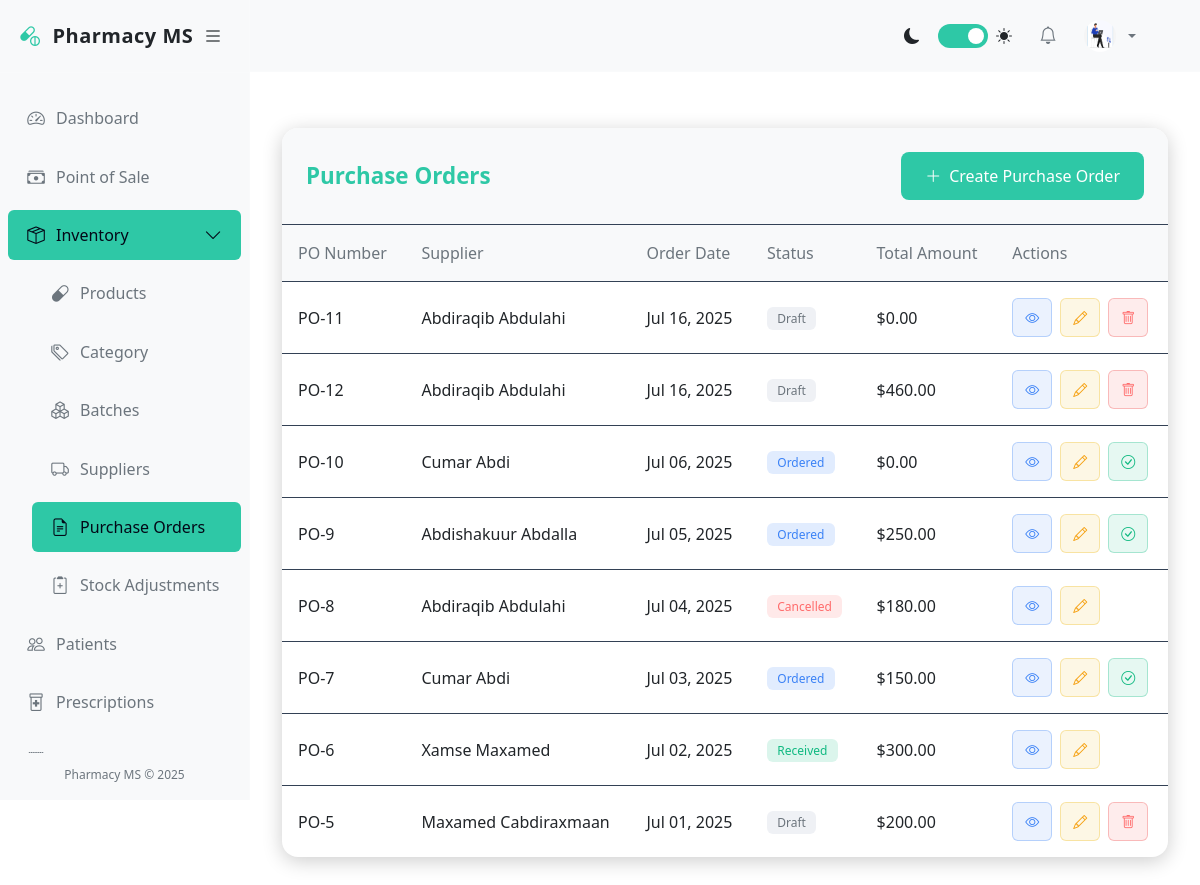
The app's page /pharmacy/purchase-orders/ (signed in) with its own data.
### accounts/models.py (models this page shows, shortened)
class User(AbstractUser):
    GENDER_CHOICES = (
        ('M', 'Male'),
        ('F', 'Female'),
        ('O', 'Other'),
    )
    ROLES = (
        ('admin', 'Administrator'),
        ('pharmacist', 'Pharmacist'),
        ('cashier', 'Cashier'),
        ('manager', 'Manager'),
        ('staff', 'Staff'),
    )
    role = models.CharField(max_length=20, choices=ROLES, default='staff')
    gender = models.CharField(max_length=1, choices=GENDER_CHOICES, blank=True, null=True)
    phone = models.CharField(max_length=20, blank=True, null=True)
    address = models.TextField(blank=True, null=True)
    date_of_birth = models.DateField(blank=True, null=True)
    hire_date = models.DateField(blank=True, null=True)
    profile_picture = models.ImageField(upload_to='profile_pics/', blank=True, null=True)
    is_active = models.BooleanField(default=True)

### pharmacy/models.py (models this page shows, shortened)
class PurchaseOrder(models.Model):
    STATUS_CHOICES = (
        ('draft', 'Draft'),
        ('ordered', 'Ordered'),
        ('received', 'Received'),
        ('cancelled', 'Cancelled'),
    )
    supplier = models.ForeignKey(Supplier, on_delete=models.CASCADE)
    order_date = models.DateField()
    expected_delivery_date = models.DateField(blank=True, null=True)
    status = models.CharField(max_length=20, choices=STATUS_CHOICES, default='draft')
    notes = models.TextField(blank=True, null=True)
    created_by = models.ForeignKey(User, on_delete=models.SET_NULL, null=True)
    created_at = models.DateTimeField(auto_now_add=True)
    updated_at = models.DateTimeField(auto_now=True)
    def total_amount(self):
        return sum(item.total_price() for item in self.items.all())
    class Meta:
        ordering = ['-order_date']

class Supplier(models.Model):
    STATUS_CHOICES = [
        ('ACTIVE', 'Active'),
        ('INACTIVE', 'Inactive'),
        ('ON_HOLD', 'On Hold'),
    ]
    name = models.CharField(max_length=100)
    contact_person = models.CharField(max_length=100)
    phone = models.CharField(max_length=20)
    email = models.EmailField(blank=True, null=True)
    address = models.TextField()
    tax_id = models.CharField(max_length=50, blank=True, null=True, verbose_name="Tax ID")
    credit_limit = models.DecimalField(
        max_digits=10,
        decimal_places=2,
        default=0,
        validators=[MinValueValidator(Decimal('0.00'))]
    )
    current_balance = models.DecimalField(
        max_digits=10,
        decimal_places=2,
        default=0
    )
    status = models.CharField(
        max_length=10,
        choices=STATUS_CHOICES,
        default='ACTIVE'
    )
    notes = models.TextField(blank=True, null=True)
    created_at = models.DateTimeField(auto_now_add=True)
    updated_at = models.DateTimeField(auto_now=True)
    class Meta:
        ordering = ['name']
        verbose_name = 'Supplier'
        verbose_name_plural = 'Suppliers'

class PurchaseOrderItem(models.Model):
    order = models.ForeignKey(PurchaseOrder, on_delete=models.CASCADE, related_name='items')
    product = models.ForeignKey(Product, on_delete=models.CASCADE)
    quantity = models.IntegerField(validators=[MinValueValidator(1)])
    unit_price = models.DecimalField(max_digits=10, decimal_places=2)
    received_quantity = models.IntegerField(default=0)
    created_at = models.DateTimeField(auto_now_add=True)
    updated_at = models.DateTimeField(auto_now=True)
    def total_price(self):
        return self.quantity * self.unit_price
    class Meta:
        ordering = ['order', 'product']

### pharmacy/views.py (the view)
# urls.py: path('purchase-orders/', views.purchase_order_list, name='purchase_order_list'),
@login_required
def purchase_order_list(request):
    orders = PurchaseOrder.objects.all()
    return render(request, 'pharmacy/purchase/purchase_order_list.html', {'orders': orders})

### pharmacy/templates/pharmacy/purchase/purchase_order_list.html (shortened to what this page needs)
{% extends 'base.html' %}
{% block content %}
<div class="product-list-container">
    <div class="product-list-header">
        <h1 class="product-list-title">Purchase Orders</h1>
        <a href="{% url 'purchase_order_create' %}" class="btn btn-primary">
            <i class="bi bi-plus-lg"></i> Create Purchase Order
        </a>
    </div>
    <table class="product-table">
        <thead>
            <tr>
                <th>PO Number</th>
                <th>Supplier</th>
                <th>Order Date</th>
                <th>Status</th>
                <th>Total Amount</th>
                <th>Actions</th>
            </tr>
        </thead>
        <tbody>
            {% for order in orders %}
            <tr>
                <td data-label="PO Number">PO-{{ order.id }}</td>
                <td data-label="Supplier">{{ order.supplier.name }}</td>
                <td data-label="Order Date">{{ order.order_date|date:"M d, Y" }}</td>
                <td data-label="Status">
                    <span class="badge
                        {% if order.status == 'draft' %}badge-draft
                        {% elif order.status == 'ordered' %}badge-ordered
                        {% elif order.status == 'received' %}badge-received
                        {% else %}badge-cancelled{% endif %}">
                        {{ order.get_status_display }}
                    </span>
                </td>
                <td data-label="Total Amount">${{ order.total_amount|floatformat:2 }}</td>
                <td data-label="Actions">
                    <div class="table-actions">
                        <a href="{% url 'purchase_order_detail' order.pk %}" class="btn btn-sm1 btn-view" title="View">
                            <i class="bi bi-eye"></i>
                        </a>
                        <a href="{% url 'purchase_order_update' order.pk %}" class="btn btn-sm1 btn-edit" title="Edit">
                            <i class="bi bi-pencil"></i>
                        </a>
                        {% if order.status == 'draft' %}
                        <a href="{% url 'purchase_order_delete' order.pk %}" class="btn btn-sm1 btn-delete" title="Delete">
                            <i class="bi bi-trash"></i>
                        </a>
                        {% endif %}
                        {% if order.status == 'ordered' %}
                        <a href="{% url 'purchase_order_receive' order.pk %}" class="btn btn-sm1 btn-receive" title="Receive">
                            <i class="bi bi-check-circle"></i>
                        </a>
                        {% endif %}
                    </div>
                </td>
            </tr>
            {% endfor %}
        </tbody>
    </table>
</div>
{% endblock %}

### pharmacy/templates/base.html (shortened to what this page needs)
<!DOCTYPE html>
<html lang="en">
<head>
    <link href="https://cdn.jsdelivr.net/npm/bootstrap@5.3.0/dist/css/bootstrap.min.css" rel="stylesheet">
    <link rel="stylesheet" href="https://cdn.jsdelivr.net/npm/bootstrap-icons@1.10.0/font/bootstrap-icons.css">
</head>
<body>
    <div class="d-flex">
        <div class="sidebar" id="sidebar">
            <div class="sidebar-header">
                <a href="{% url 'dashboard' %}" class="sidebar-brand">
                    <i class="bi bi-capsule-pill sidebar-brand-icon"></i>
                    <span id="sidebar-title">Pharmacy MS</span>
                </a>
                <button class="toggle-btn" id="toggle-sidebar">
                    <i class="bi bi-list"></i>
                </button>
            </div>
            <div class="px-2 py-3" style="height: calc(100% - 120px); overflow-y: auto;">
                <ul class="nav flex-column">
                    <li class="nav-item">
                        <a class="nav-link {% if request.resolver_match.url_name == 'dashboard' %}active{% endif %}"
                            href="{% url 'dashboard' %}">
                            <i class="bi bi-speedometer2"></i>
                            <span class="nav-link-text ms-2">Dashboard</span>
                        </a>
                    </li>
                    <li class="nav-item">
                        <a class="nav-link {% if 'pos' in request.resolver_match.url_name %}active{% endif %}"
                            href="{% url 'pos' %}">
                            <i class="bi bi-cash-stack"></i>
                            <span class="nav-link-text ms-2">Point of Sale</span>
                        </a>
                    </li>
                    <li class="nav-item">
                        <a class="nav-link {% if 'product' in request.resolver_match.url_name or 'batch' in request.resolver_match.url_name or 'supplier' in request.resolver_match.url_name or 'purchase_order' in request.resolver_match.url_name %}active{% endif %}"
                            data-bs-toggle="collapse" href="#inventoryCollapse">
                            <i class="bi bi-box-seam"></i>
                            <span class="nav-link-text ms-2">Inventory</span>
                            <i class="bi bi-chevron-down collapse-icon ms-auto"></i>
                        </a>
                        <div class="collapse {% if 'product' in request.resolver_match.url_name or 'batch' in request.resolver_match.url_name or 'supplier' in request.resolver_match.url_name or 'purchase_order' in request.resolver_match.url_name %}show{% endif %}"
                            id="inventoryCollapse">
                            <ul class="nav flex-column ps-4">
                                <li class="nav-item">
                                    <a class="nav-link {% if 'product' in request.resolver_match.url_name %}active{% endif %}"
                                        href="{% url 'product_list' %}">
                                        <i class="bi bi-capsule"></i>
                                        <span class="nav-link-text ms-2">Products</span>
                                    </a>
                                </li>
                                <li class="nav-item">
                                    <a class="nav-link {% if 'category' in request.resolver_match.url_name %}active{% endif %}"
                                        href="{% url 'category_list' %}">
                                        <i class="bi bi-tags"></i>
                                        <span class="nav-link-text ms-2">Category</span>
                                    </a>
                                </li>
                                <li class="nav-item">
                                    <a class="nav-link {% if 'batch' in request.resolver_match.url_name %}active{% endif %}"
                                        href="{% url 'batch_list' %}">
                                        <i class="bi bi-boxes"></i>
                                        <span class="nav-link-text ms-2">Batches</span>
                                    </a>
                                </li>
                                <li class="nav-item">
                                    <a class="nav-link {% if 'supplier' in request.resolver_match.url_name %}active{% endif %}"
                                        href="{% url 'supplier_list' %}">
                                        <i class="bi bi-truck"></i>
                                        <span class="nav-link-text ms-2">Suppliers</span>
                                    </a>
                                </li>
                                <li class="nav-item">
                                    <a class="nav-link {% if 'purchase_order' in request.resolver_match.url_name %}active{% endif %}"
                                        href="{% url 'purchase_order_list' %}">
                                        <i class="bi bi-file-earmark-text"></i>
                                        <span class="nav-link-text ms-2">Purchase Orders</span>
                                    </a>
                                </li>
                                <li class="nav-item">
                                    <a class="nav-link {% if 'stock_adjustment' in request.resolver_match.url_name %}active{% endif %}"
                                        href="{% url 'stock_adjustment_list' %}">
                                        <i class="bi bi-clipboard2-plus"></i>
                                        <span class="nav-link-text ms-2">Stock Adjustments</span>
                                    </a>
                                </li>
                            </ul>
                        </div>
                    </li>
                    <li class="nav-item">
                        <a class="nav-link {% if 'patient' in request.resolver_match.url_name %}active{% endif %}"
                            href="{% url 'patient_list' %}">
                            <i class="bi bi-people"></i>
                            <span class="nav-link-text ms-2">Patients</span>
                        </a>
                    </li>
                    <li class="nav-item">
                        <a class="nav-link {% if 'prescription' in request.resolver_match.url_name %}active{% endif %}"
                            href="{% url 'prescription_list' %}">
                            <i class="bi bi-prescription2"></i>
                            <span class="nav-link-text ms-2">Prescriptions</span>
                        </a>
                    </li>
                    <li class="nav-item">
                        <a class="nav-link {% if 'sale' in request.resolver_match.url_name and 'pos' not in request.resolver_match.url_name %}active{% endif %}"
                            href="{% url 'sale_list' %}">
                            <i class="bi bi-receipt"></i>
                            <span class="nav-link-text ms-2">Sales History</span>
                        </a>
                    </li>
                </ul>
            </div>
            <div class="sidebar-footer">
                Pharmacy MS &copy; 2025
            </div>
        </div>
        <div class="main-content flex-grow-1" id="main-content">
            <nav class="navbar navbar-expand-lg navbar-light bg-light border-bottom">
                <div class="container-fluid">
                    <div class="collapse navbar-collapse" id="navbarSupportedContent">
                        <ul class="navbar-nav ms-auto align-items-center">
                            <li class="nav-item me-3">
                                <div class="d-flex align-items-center">
                                    <i class="bi bi-moon-fill me-2"></i>
                                    <label class="theme-switch">
                                        <span class="slider"></span>
                                    </label>
                                    <i class="bi bi-sun-fill ms-2"></i>
                                </div>
                            </li>
                            <li class="nav-item dropdown me-2">
                                <a class="nav-link position-relative" href="#" id="notificationsDropdown" role="button"
                                    data-bs-toggle="dropdown">
                                    <i class="bi bi-bell"></i>
                                </a>
                            </li>
                            <li class="nav-item dropdown">
                                <a class="nav-link dropdown-toggle d-flex align-items-center" href="#" id="userDropdown"
                                    role="button" data-bs-toggle="dropdown">
                                    {% if user.profile_picture %}
                                    <img src="{{ user.profile_picture.url }}" class="rounded-circle me-2" width="32"
                                        height="32" alt="Profile">
                                    {% else %}
                                    <i class="bi bi-person-circle me-2"></i>
                                    {% endif %}
                                </a>
                            </li>
                        </ul>
                    </div>
                </div>
            </nav>
            <div class="container-fluid py-4">
                {% block content %}{% endblock %}
            </div>
        </div>
    </div>
</body>
</html>

### records on screen
User: profile_picture (picture)
PurchaseOrder: id "11", supplier.name "Abdiraqib Abdulahi", order_date "Jul 16, 2025", status "Draft", total_amount "0.00"
PurchaseOrder: id "12", supplier.name "Abdiraqib Abdulahi", order_date "Jul 16, 2025", status "Draft", total_amount "460.00"
PurchaseOrder: id "10", supplier.name "Cumar Abdi", order_date "Jul 06, 2025", status "Ordered", total_amount "0.00"
PurchaseOrder: id "9", supplier.name "Abdishakuur Abdalla", order_date "Jul 05, 2025", status "Ordered", total_amount "250.00"
PurchaseOrder: id "8", supplier.name "Abdiraqib Abdulahi", order_date "Jul 04, 2025", status "Cancelled", total_amount "180.00"
PurchaseOrder: id "7", supplier.name "Cumar Abdi", order_date "Jul 03, 2025", status "Ordered", total_amount "150.00"
PurchaseOrder: id "6", supplier.name "Xamse Maxamed", order_date "Jul 02, 2025", status "Received", total_amount "300.00"
PurchaseOrder: id "5", supplier.name "Maxamed Cabdiraxmaan", order_date "Jul 01, 2025", status "Draft", total_amount "200.00"
